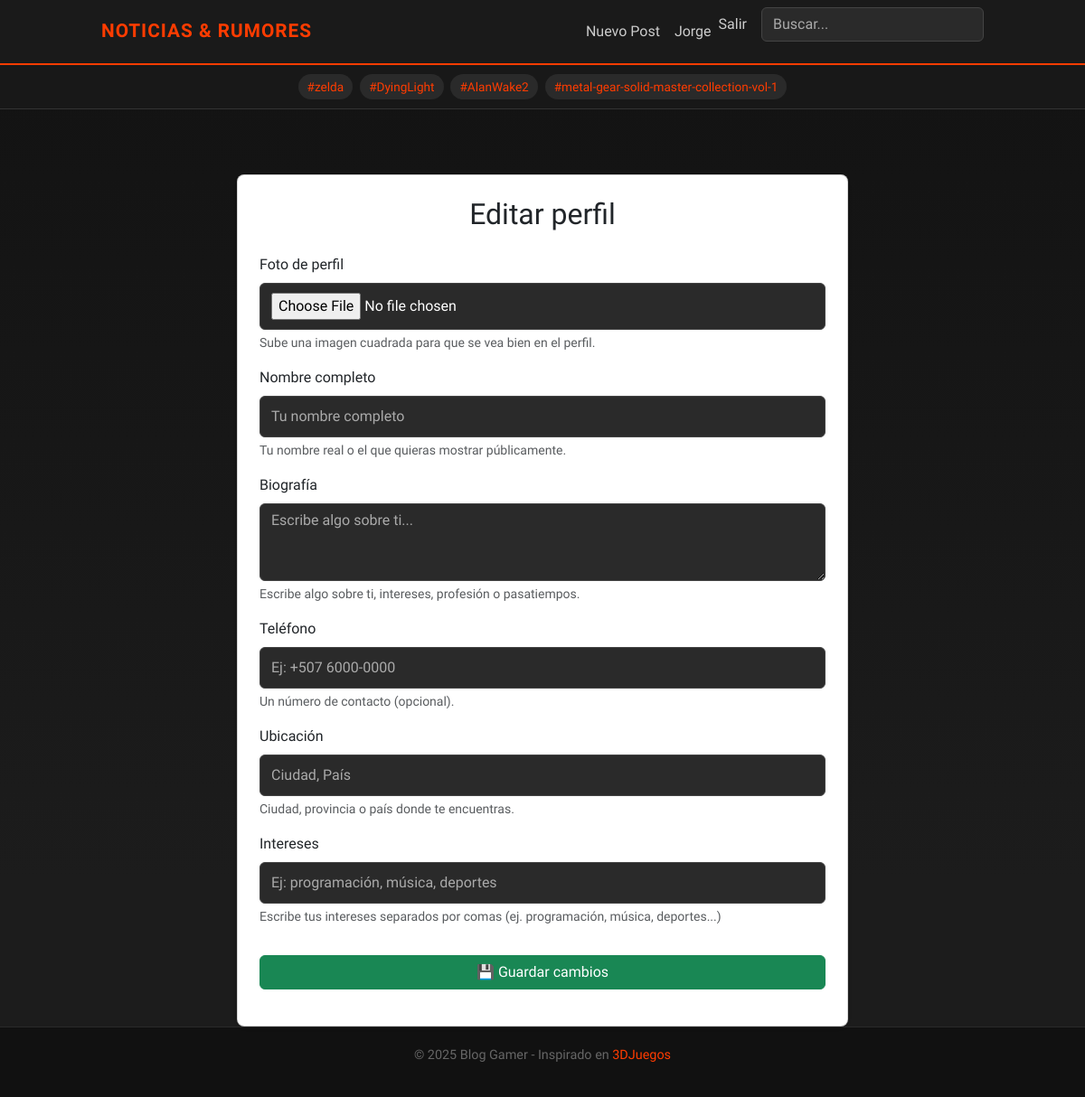
Page /perfil/editar/ (signed in) on the committed database.
### blog/models.py (models this page shows, shortened)
class Profile(models.Model):
    user = models.OneToOneField(User, on_delete=models.CASCADE, related_name='profile')
    avatar = models.ImageField(upload_to='avatars/', blank=True, null=True)
    bio = models.TextField(blank=True, verbose_name="Biografía")
    name = models.CharField(
        max_length=100, blank=True, null=True,
        verbose_name="Nombre completo",
        help_text="Tu nombre real o el que quieras mostrar públicamente."
    )
    phone = models.CharField(
        max_length=20, blank=True, null=True,
        verbose_name="Teléfono",
        help_text="Número de contacto (opcional)."
    )
    location = models.CharField(
        max_length=100, blank=True, null=True,
        verbose_name="Ubicación",
        help_text="Ciudad o país donde te encuentras."
    )
    interests = models.CharField(
        max_length=255, blank=True, null=True,
        verbose_name="Intereses",
        help_text="Ej: Programación, Música, Deportes..."
    )

### blog/views.py (the view)
# urls.py: path("perfil/editar/", views.profile_edit, name="profile_edit"),
@login_required
def profile_edit(request):
    form = ProfileForm(request.POST or None, request.FILES or None, instance=request.user.profile)
    if form.is_valid():
        form.save()
        messages.success(request, 'Perfil actualizado.')
        return redirect('blog:profile')
    return render(request, 'profile/edit.html', {'form': form})

### blog/forms.py
class ProfileForm(forms.ModelForm):
    class Meta:
        model = Profile
        fields = ["avatar", "name", "bio", "phone", "location", "interests"]
        widgets = {
            "name": forms.TextInput(attrs={"class": "form-control", "placeholder": "Tu nombre completo"}),
            "bio": forms.Textarea(attrs={"class": "form-control", "rows": 3, "placeholder": "Escribe algo sobre ti..."}),
            "phone": forms.TextInput(attrs={"class": "form-control", "placeholder": "Ej: +507 6000-0000"}),
            "location": forms.TextInput(attrs={"class": "form-control", "placeholder": "Ciudad, País"}),
            "interests": forms.TextInput(attrs={"class": "form-control", "placeholder": "Ej: programación, música, deportes"}),
        }

### blog/context_processors.py (called while the page is built)
def global_tags(request):
    return {"all_tags": Tag.objects.all()[:15]}  # mostramos solo 15

### blog/templates/profile/edit.html (shortened to what this page needs)
{% extends 'base.html' %}
{% block content %}
<div class="container mt-5" style="max-width: 700px;">
  <div class="card shadow-sm p-4 rounded-3">
    <h2 class="mb-4 text-center">Editar perfil</h2>
    <form method="post" enctype="multipart/form-data" novalidate>
      <div class="mb-3">
        <label for="id_avatar" class="form-label">Foto de perfil</label>
        {{ form.avatar }}
        <div class="form-text">Sube una imagen cuadrada para que se vea bien en el perfil.</div>
      </div>
      <div class="mb-3">
        <label for="id_name" class="form-label">Nombre completo</label>
        {{ form.name }}
        <div class="form-text">Tu nombre real o el que quieras mostrar públicamente.</div>
      </div>
      <div class="mb-3">
        <label for="id_bio" class="form-label">Biografía</label>
        {{ form.bio }}
        <div class="form-text">Escribe algo sobre ti, intereses, profesión o pasatiempos.</div>
      </div>
      <div class="mb-3">
        <label for="id_phone" class="form-label">Teléfono</label>
        {{ form.phone }}
        <div class="form-text">Un número de contacto (opcional).</div>
      </div>
      <div class="mb-3">
        <label for="id_location" class="form-label">Ubicación</label>
        {{ form.location }}
        <div class="form-text">Ciudad, provincia o país donde te encuentras.</div>
      </div>
      <div class="mb-3">
        <label for="id_interests" class="form-label">Intereses</label>
        {{ form.interests }}
        <div class="form-text">Escribe tus intereses separados por comas (ej. programación, música, deportes...)</div>
      </div>
      <button class="btn btn-success w-100 mt-3">💾 Guardar cambios</button>
    </form>
  </div>
</div>
{% endblock %}

### blog/templates/base.html (shortened to what this page needs)
{% load static %}
<link rel="stylesheet" href="{% static 'css/style.css' %}">
<!doctype html>
<html lang="es">
<head>
  <link href="https://cdn.jsdelivr.net/npm/bootstrap@5.3.3/dist/css/bootstrap.min.css" rel="stylesheet">
</head>
<body>
<nav class="navbar navbar-expand-lg navbar-dark">
  <div class="container">
    <a class="navbar-brand" href="{% url 'blog:post_list' %}">Noticias & Rumores</a>
    <div class="collapse navbar-collapse" id="navbarNav">
      <ul class="navbar-nav ms-auto">
        {% if user.is_authenticated %}
          <li class="nav-item"><a class="nav-link" href="{% url 'blog:post_create' %}">Nuevo Post</a></li>
          <li class="nav-item">
            <a class="nav-link d-flex align-items-center" href="{% url 'blog:profile' %}">
              {{ user.username }}
            </a>
          </li>
          <li class="nav-item">
            <form method="post" action="{% url 'blog:logout' %}" style="display:inline;">
              <button type="submit" class="nav-link btn btn-link p-0" style="color:#ccc; text-decoration:none;">
                Salir
              </button>
            </form>
          </li>
        {% else %}
          <li class="nav-item"><a class="nav-link" href="{% url 'blog:login' %}">Entrar</a></li>
          <li class="nav-item"><a class="nav-link" href="{% url 'blog:signup' %}">Crear cuenta</a></li>
        {% endif %}
      </ul>
      <form class="d-flex ms-3" method="get" action="{% url 'blog:search' %}">
        <input class="form-control" type="search" name="q" placeholder="Buscar...">
      </form>
    </div>
  </div>
</nav>
<div class="tags-bar text-center">
  {% for tag in all_tags %}
    <a href="{% url 'blog:post_by_tag' tag.slug %}">#{{ tag.name }}</a>
  {% empty %}
    <span class="text-muted">No hay tags todavía</span>
  {% endfor %}
</div>
<div class="container mt-4">
  {% block content %}{% endblock %}
</div>
<footer>
  <div class="container">
    <p>&copy; {{ year|default:2025 }} Blog Gamer - Inspirado en
      <a href="https://www.3djuegos.com/" target="_blank">3DJuegos</a>
    </p>
  </div>
</footer>
</body>
</html>

### blog/templates/base.html (style rules this page uses)
body { font-family: 'Rajdhani', sans-serif; background: linear-gradient(180deg, #121212, #1c1c1c 80%); color: #ddd; min-height: 100vh; display: flex; flex-direction: column; }
.navbar { background: #1a1a1a !important; border-bottom: 2px solid #ff3c00; }
.navbar-brand { font-weight: 700; font-size: 1.3rem; color: #ff3c00 !important; text-transform: uppercase; letter-spacing: 1px; }
.navbar-nav .nav-link { color: #ccc !important; transition: all .2s ease; }
.form-control { background: #2a2a2a; border: 1px solid #444; color: #fff; border-radius: 6px; }
.form-control::placeholder { color: #aaa; }
.container { flex: 1; max-width: 1000px; }
.tags-bar { background: #181818; border-bottom: 1px solid #333; padding: 8px 0; }
.tags-bar a { background: #2a2a2a; color: #ff3c00; font-size: 0.85rem; padding: 4px 10px; margin: 2px; border-radius: 20px; text-decoration: none; transition: 0.2s; display: inline-block; }
input[type="text"], input[type="file"], input[type="email"], input[type="password"], textarea, select { background: #2a2a2a; border: 1px solid #444; color: #fff; border-radius: 6px; padding: 10px 12px; width: 100%; transition: all 0.2s ease-in-out; }
button, input[type="submit"] { background: #ff3c00; color: #fff; border: none; border-radius: 6px; padding: 10px 18px; font-weight: bold; cursor: pointer; transition: 0.2s; }
footer { background: #111; color: #666; padding: 20px 0; text-align: center; font-size: 0.9rem; border-top: 1px solid #2a2a2a; }
footer a { color: #ff3c00; text-decoration: none; }

### rows in the picture
Tag: name "zelda"
Tag: name "DyingLight"
Tag: name "AlanWake2"
Tag: name "metal-gear-solid-master-collection-vol-1"

### other values in the picture
{{ user.username }} "Jorge"
{{ year|default:2025 }} "2025"
